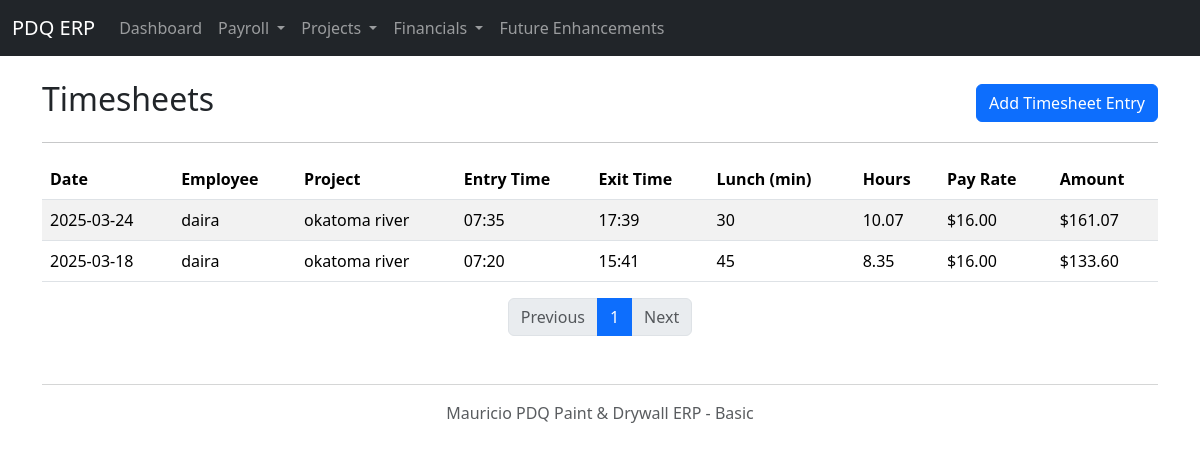
/timesheets, run on an earlier commit of the app's database.
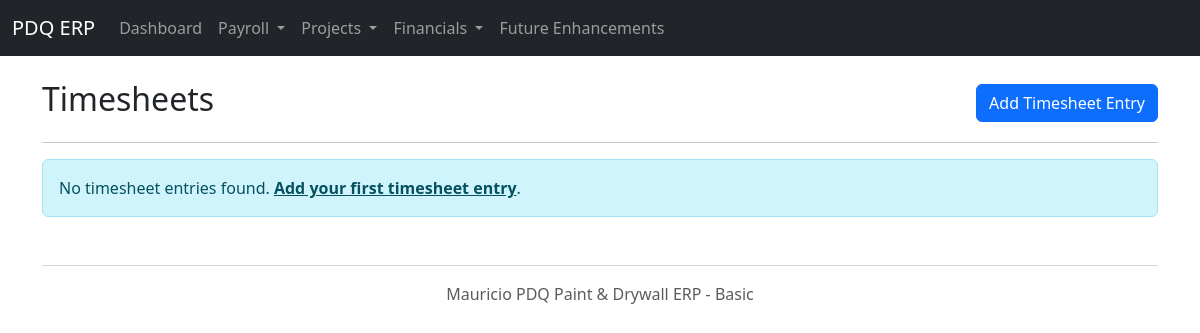
And on a later commit of the database.
### models.py (models this page shows, shortened)
class Timesheet(db.Model):
    id = db.Column(db.Integer, primary_key=True)
    employee_id = db.Column(db.Integer, db.ForeignKey('employee.id', ondelete='CASCADE'), nullable=False)
    project_id = db.Column(db.Integer, db.ForeignKey('project.id', ondelete='CASCADE'), nullable=False)
    date = db.Column(db.Date, nullable=False)
    entry_time = db.Column(db.Time, nullable=False)
    exit_time = db.Column(db.Time, nullable=False)
    lunch_duration_minutes = db.Column(db.Integer, default=0)
    employee = db.relationship('Employee', foreign_keys=[employee_id], backref=db.backref('timesheets', cascade='all, delete-orphan'))
    project = db.relationship('Project', foreign_keys=[project_id], backref=db.backref('timesheets', cascade='all, delete-orphan'))
    __table_args__ = (
        db.Index('idx_timesheet_employee_date', 'employee_id', 'date'),
        db.Index('idx_timesheet_project_date', 'project_id', 'date'),
    )
    @property
    def raw_hours(self):
        if self.entry_time and self.exit_time:
            if self.entry_time == time(8, 0) and self.exit_time == time(16, 0):
                return 8.0
            entry_datetime = datetime.combine(self.date, self.entry_time)
            exit_datetime = datetime.combine(self.date, self.exit_time)
            if entry_datetime == exit_datetime:
                return 0.0
            if exit_datetime < entry_datetime:
                exit_datetime += timedelta(days=1)
            return (exit_datetime - entry_datetime).total_seconds() / 3600
        return 0
    @property
    def calculated_hours(self):
        if self.entry_time == time(8, 0) and self.exit_time == time(16, 0):
            if self.lunch_duration_minutes == 30:
                return 8.0  # No deduction for 30 min lunch
            elif self.lunch_duration_minutes >= 60:
                return 7.5  # Standard 0.5 hour deduction for lunch ≥ 60 min
        raw = self.raw_hours
        if raw <= 0:
            return 0
        lunch_deduction = 0
        if self.lunch_duration_minutes >= 60:
            lunch_deduction = 0.5
        hours = raw - lunch_deduction
        return max(0, hours)  # Ensure hours are not negative

class Employee(db.Model):
    id = db.Column(db.Integer, primary_key=True)
    name = db.Column(db.String(100), nullable=False)
    employee_id_str = db.Column(db.String(20), unique=True)
    contact_details = db.Column(db.Text)
    pay_rate = db.Column(db.Float, nullable=False)
    payment_method_preference = db.Column(db.Enum(PaymentMethod))
    is_active = db.Column(db.Boolean, default=True)
    hire_date = db.Column(db.Date)

class Project(db.Model):
    id = db.Column(db.Integer, primary_key=True)
    name = db.Column(db.String(150), nullable=False)
    project_id_str = db.Column(db.String(50), unique=True)
    client_name = db.Column(db.String(100))
    location = db.Column(db.String(200))
    start_date = db.Column(db.Date)
    end_date = db.Column(db.Date)
    contract_value = db.Column(db.Float)
    description = db.Column(db.Text)
    status = db.Column(db.Enum(ProjectStatus), default=ProjectStatus.PENDING, nullable=False)

### app.py (the view)
@app.route('/timesheets')
def timesheets():
    page = request.args.get('page', 1, type=int)
    timesheet_list = Timesheet.query.join(Employee).join(Project)\
                        .order_by(Timesheet.date.desc(), Employee.name)\
                        .paginate(page=page, per_page=20)  # Add pagination
    return render_template('timesheets.html', timesheets=timesheet_list)

### templates/timesheets.html (shortened to what this page needs)
{% extends "layout.html" %}
{% block content %}
<div class="d-flex justify-content-between align-items-center mb-3">
    <h2>Timesheets</h2>
    <a href="{{ url_for('add_timesheet') }}" class="btn btn-primary">Add Timesheet Entry</a>
</div>
<hr>
{% if timesheets.items %}
<div class="table-responsive">
    <table class="table table-striped table-hover">
        <thead>
            <tr>
                <th>Date</th>
                <th>Employee</th>
                <th>Project</th>
                <th>Entry Time</th>
                <th>Exit Time</th>
                <th>Lunch (min)</th>
                <th>Hours</th>
                <th>Pay Rate</th>
                <th>Amount</th>
            </tr>
        </thead>
        <tbody>
            {% for timesheet in timesheets.items %}
            <tr>
                <td>{{ timesheet.date.strftime('%Y-%m-%d') }}</td>
                <td>{{ timesheet.employee.name }}</td>
                <td>{{ timesheet.project.name }}</td>
                <td>{{ timesheet.entry_time.strftime('%H:%M') }}</td>
                <td>{{ timesheet.exit_time.strftime('%H:%M') }}</td>
                <td>{{ timesheet.lunch_duration_minutes }}</td>
                <td>{{ "%.2f"|format(timesheet.calculated_hours) }}</td>
                <td>${{ "%.2f"|format(timesheet.employee.pay_rate) }}</td>
                <td>${{ "%.2f"|format(timesheet.calculated_hours * timesheet.employee.pay_rate) }}</td>
            </tr>
            {% endfor %}
        </tbody>
    </table>
</div>
<nav aria-label="Timesheet pages">
    <ul class="pagination justify-content-center">
        {% if timesheets.has_prev %}
        <li class="page-item">
            <a class="page-link" href="{{ url_for('timesheets', page=timesheets.prev_num) }}">Previous</a>
        </li>
        {% else %}
        <li class="page-item disabled">
            <span class="page-link">Previous</span>
        </li>
        {% endif %}
        {% for page_num in timesheets.iter_pages(left_edge=1, right_edge=1, left_current=1, right_current=2) %}
            {% if page_num %}
                {% if page_num == timesheets.page %}
                <li class="page-item active">
                    <span class="page-link">{{ page_num }}</span>
                </li>
                {% else %}
                <li class="page-item">
                    <a class="page-link" href="{{ url_for('timesheets', page=page_num) }}">{{ page_num }}</a>
                </li>
                {% endif %}
            {% else %}
                <li class="page-item disabled">
                    <span class="page-link">...</span>
                </li>
            {% endif %}
        {% endfor %}
        {% if timesheets.has_next %}
        <li class="page-item">
            <a class="page-link" href="{{ url_for('timesheets', page=timesheets.next_num) }}">Next</a>
        </li>
        {% else %}
        <li class="page-item disabled">
            <span class="page-link">Next</span>
        </li>
        {% endif %}
    </ul>
</nav>
{% else %}
<div class="alert alert-info">
    No timesheet entries found. <a href="{{ url_for('add_timesheet') }}" class="alert-link">Add your first timesheet entry</a>.
</div>
{% endif %}
{% endblock %}

What changed in the data, as far as the page shows it:
removed Timesheet: date "2025-03-24", employee.name "daira", project.name "okatoma river", entry_time "07:35", exit_time "17:39", lunch_duration_minutes "30", calculated_hours "10.07", timesheet.calculated_hours*timesheet.employee.pay_rate "161.07"
removed Employee: employee.pay_rate "16.00"
removed Timesheet: date "2025-03-18", employee.name "daira", project.name "okatoma river", entry_time "07:20", exit_time "15:41", lunch_duration_minutes "45", calculated_hours "8.35", timesheet.calculated_hours*timesheet.employee.pay_rate "133.60"
Also different on the page:
text no longer shown: "Date Employee Project Entry Time Exit Time Lunch (min) Hours Pay Rate Amount Previous Next"
text now shown: "No timesheet entries found. Add your first timesheet entry ."
list line gone: "1"
